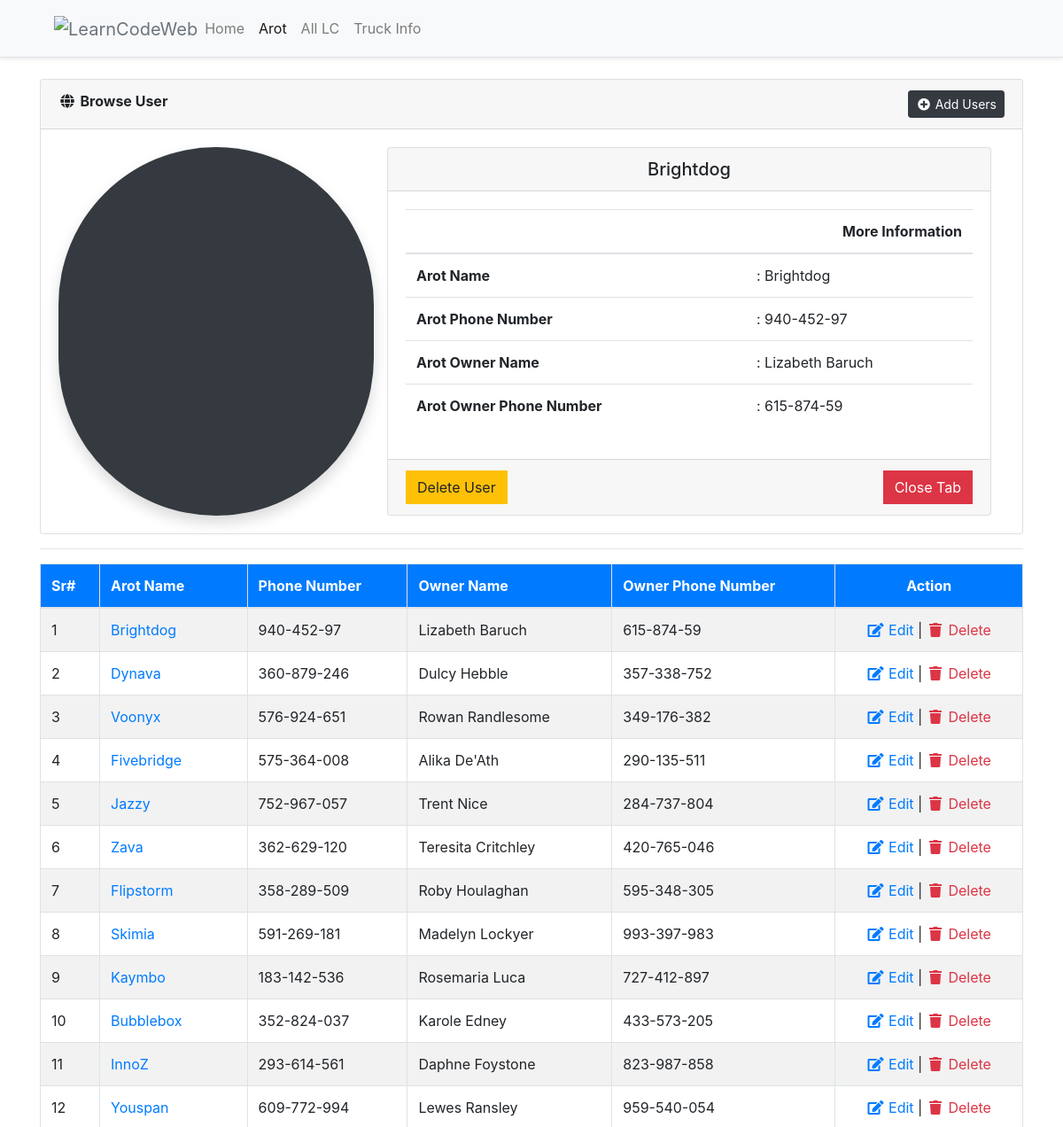
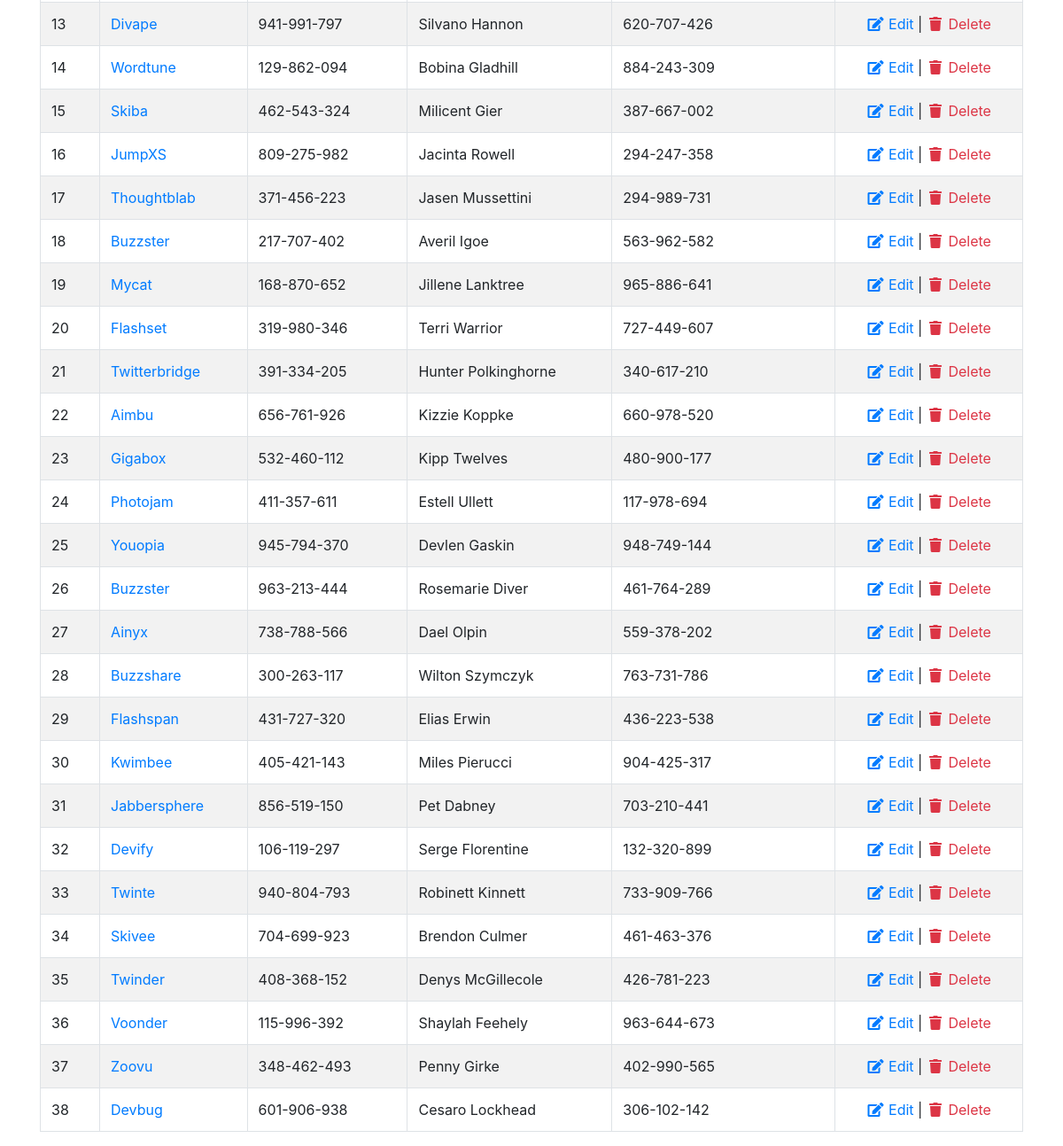
/crud/arot.php?viewid=42, run on the app's committed database (2 pictures, top to bottom).
### tables this page shows
CREATE TABLE `arot_info` (
  `id` int(11) NOT NULL,
  `arot_name` varchar(200) DEFAULT NULL,
  `arot_phone` varchar(11) NOT NULL,
  `arot_address` varchar(99) NOT NULL,
  `arot_owner_name` varchar(50) NOT NULL,
  `arot_owner_phone` varchar(11) NOT NULL,
  `arot_owner_address` varchar(99) NOT NULL
);

### crud/include/Database.php (called while the page is built, shortened)
<?php
class Database{
    protected $pdo;
    public function __construct(\PDO $pdo)
    {
        $this->pdo = $pdo;
        $this->pdo->setAttribute(\PDO::ATTR_ERRMODE, \PDO::ERRMODE_EXCEPTION);
    }
    public function getAllRecords($tableName, $fields='*', $cond='', $orderBy='', $limit='')
    {
        $stmt = $this->pdo->prepare("SELECT $fields FROM $tableName WHERE 1 ".$cond." ".$orderBy." ".$limit);
        $stmt->execute();
        $rows = $stmt->fetchAll(PDO::FETCH_ASSOC);
        return $rows;
    }
    public function getOneRecord($tableName, $fields='*', $field='id', $id='' )
    {
        $stmt = $this->pdo->prepare("SELECT $fields FROM $tableName WHERE ".$field."='".$id."'");
        $stmt->execute();
        $rows = $stmt->fetchAll(PDO::FETCH_ASSOC);
        return $rows;
    }
}
?>

### crud/config.php (called while the page is built, shortened)
<?php
include_once('include/Database.php');
$dsn	= 	"mysql:dbname=".SS_DB_NAME.";host=".SS_DB_HOST."";
$pdo	=	"";
try {
	$pdo = new PDO($dsn, SS_DB_USER, SS_DB_PASSWORD);
}catch (PDOException $e) {
	echo "Connection failed: " . $e->getMessage();
}
$db 	=	new Database($pdo);
?>

### crud/arot.php (the view, shortened to what this page needs)
<?php include('header.php'); ?>
	<?php
	$condition	=	'';
	$userData = $db->getAllRecords('arot_info','*',$condition,'ORDER BY id DESC');
	?>
   	<div class="container">
   		<br>
		<div class="card">
			<div class="card-header"><i class="fa fa-fw fa-globe"></i> <strong>Browse User</strong> <a href="arot_add.php" class="float-right btn btn-dark btn-sm"><i class="fa fa-fw fa-plus-circle"></i> Add Users</a></div>
			<div class="card-body">
				<div class="col-sm-12">
					<?php if (isset($_REQUEST['viewid']) && $_REQUEST['viewid'] != '') {
						$view_user = $db->getOneRecord('arot_info','*','id',$_REQUEST['viewid']);
						?>
						<div class="row">
							<div class="col-md-4 bg-dark d-flex align-items-center rounded-pill shadow">
							</div>
							<div class="col-md-8">
								<div class="card">
									<div class="card-header"><h5 class="card-title mb-0 text-center">Brightdog</h5></div>
									<div class="card-body">
										<table class="table">
											<thead>
												<tr>
													<th class="text-right" scope="col" colspan="2">More Information</th>
												</tr>
											</thead>
											<tbody>
												<tr>
													<th scope="row">Arot Name</th>
													<td>: <?php echo $view_user[0]['arot_name'] ?></td>
												</tr>
												<tr>
													<th scope="row">Arot Phone Number</th>
													<td>: <?php echo $view_user[0]['arot_phone'] ?></td>
												</tr>
												<tr>
													<th scope="row">Arot Owner Name</th>
													<td>: <?php echo $view_user[0]['arot_owner_name'] ?></td>
												</tr>
												<tr>
													<th scope="row">Arot Owner Phone Number</th>
													<td>: <?php echo $view_user[0]['arot_owner_phone'] ?></td>
												</tr>
											</tbody>
										</table>
									</div>
									<div class="card-footer text-muted">
										<a href="#" class="btn btn-warning rounded-0">Delete User</a>
										<a href="arot.php" class="btn btn-danger rounded-0 float-right">Close Tab</a>
									</div>
								</div>
							</div>
						</div>
					<?php } ?>
				</div>
			</div>
		</div>
		<hr>
		<div>
			<table id="myTable" class="table table-striped table-bordered">
				<thead>
					<tr class="bg-primary text-white">
						<th>Sr#</th>
						<th>Arot Name</th>
						<th>Phone Number</th>
						<th>Owner Name</th>
						<th>Owner Phone Number</th>
						<th class="text-center">Action</th>
					</tr>
				</thead>
				<tbody>
					<?php
					$s	=	'';
					foreach($userData as $val){
						$s++;
					?>
					<tr>
						<td><?php echo $s;?></td>
						<td><a href="arot.php?viewid=<?php echo $val['id'] ?>"><?php echo $val['arot_name'];?></a></td>
						<td><?php echo $val['arot_phone'];?></td>
						<td><?php echo $val['arot_owner_name'];?></td>
						<td><?php echo $val['arot_owner_phone'];?></td>
						<td align="center">
							<a href="arot_edit.php?editId=<?php echo $val['id'];?>" class="text-primary"><i class="fa fa-fw fa-edit"></i> Edit</a> |
							<a href="delete.php?delId=<?php echo $val['id'];?>&delType=arotdar" class="text-danger" onClick="return confirm('Are you sure to delete this user?');"><i class="fa fa-fw fa-trash"></i> Delete</a>
						</td>
					</tr>
					<?php } ?>
				</tbody>
			</table>
		</div>
	</div>
</body>
</html>

### crud/header.php (shortened to what this page needs)
<?php include_once('config.php');?>
<!doctype html>
<html lang="en-US" xmlns:fb="https://www.facebook.com/2008/fbml" xmlns:addthis="https://www.addthis.com/help/api-spec"  prefix="og: http://ogp.me/ns#" class="no-js">
<head>
    <link rel="stylesheet" href="https://stackpath.bootstrapcdn.com/bootstrap/4.2.1/css/bootstrap.min.css">
    <link rel="stylesheet" href="https://use.fontawesome.com/releases/v5.6.3/css/all.css">
	<link rel="stylesheet" type="text/css" href="https://cdn.datatables.net/1.10.20/css/jquery.dataTables.min.css">
</head>
<body>
	<div class="bg-light border-bottom shadow-sm sticky-top">
		<div class="container">
			<header class="blog-header py-1">
				<nav class="navbar navbar-expand-lg navbar-light bg-light"> <a class="navbar-brand text-muted p-0 m-0" href="https://learncodeweb.com"><img src='https://learncodeweb.com/wp-content/uploads/2019/01/logo.png' alt='LearnCodeWeb'></a>
					<div class="collapse navbar-collapse" id="navbarSupportedContent">
						<ul class="navbar-nav mr-auto">
							<li itemscope="itemscope" class="<?php echo (basename($_SERVER['PHP_SELF']) == 'index.php') ? 'active':''; ?> nav-item">
								<a title="Home" href="index.php" class="nav-link">Home</a>
							</li>
							<li itemscope="itemscope" class="<?php echo (basename($_SERVER['PHP_SELF']) == 'arot.php') ? 'active':''; ?> nav-item">
								<a title="Home" href="arot.php" class="nav-link">Arot</a>
							</li>
							<li itemscope="itemscope" class="<?php echo (basename($_SERVER['PHP_SELF']) == 'lc.php') ? 'active':''; ?> nav-item">
								<a title="Home" href="lc.php" class="nav-link">All LC</a>
							</li>
							<li itemscope="itemscope" class="<?php echo (basename($_SERVER['PHP_SELF']) == 'truck.php') ? 'active':''; ?> nav-item">
								<a title="Home" href="truck.php" class="nav-link">Truck Info</a>
							</li>
						</ul>
					</div>
				</nav>
			</header>
		</div>
	</div>

### data on the page
arot_info: arot_name "Brightdog", arot_phone "940-452-97", arot_owner_name "Lizabeth Baruch", arot_owner_phone "615-874-59"
arot_info: arot_name "Dynava", arot_phone "360-879-246", arot_owner_name "Dulcy Hebble", arot_owner_phone "357-338-752"
arot_info: arot_name "Voonyx", arot_phone "576-924-651", arot_owner_name "Rowan Randlesome", arot_owner_phone "349-176-382"
arot_info: arot_name "Fivebridge", arot_phone "575-364-008", arot_owner_name "Alika De'Ath", arot_owner_phone "290-135-511"
arot_info: arot_name "Jazzy", arot_phone "752-967-057", arot_owner_name "Trent Nice", arot_owner_phone "284-737-804"
arot_info: arot_name "Zava", arot_phone "362-629-120", arot_owner_name "Teresita Critchley", arot_owner_phone "420-765-046"
arot_info: arot_name "Flipstorm", arot_phone "358-289-509", arot_owner_name "Roby Houlaghan", arot_owner_phone "595-348-305"
arot_info: arot_name "Skimia", arot_phone "591-269-181", arot_owner_name "Madelyn Lockyer", arot_owner_phone "993-397-983"
arot_info: arot_name "Kaymbo", arot_phone "183-142-536", arot_owner_name "Rosemaria Luca", arot_owner_phone "727-412-897"
arot_info: arot_name "Bubblebox", arot_phone "352-824-037", arot_owner_name "Karole Edney", arot_owner_phone "433-573-205"
arot_info: arot_name "InnoZ", arot_phone "293-614-561", arot_owner_name "Daphne Foystone", arot_owner_phone "823-987-858"
arot_info: arot_name "Youspan", arot_phone "609-772-994", arot_owner_name "Lewes Ransley", arot_owner_phone "959-540-054"
arot_info: arot_name "Divape", arot_phone "941-991-797", arot_owner_name "Silvano Hannon", arot_owner_phone "620-707-426"
arot_info: arot_name "Wordtune", arot_phone "129-862-094", arot_owner_name "Bobina Gladhill", arot_owner_phone "884-243-309"
arot_info: arot_name "Skiba", arot_phone "462-543-324", arot_owner_name "Milicent Gier", arot_owner_phone "387-667-002"
arot_info: arot_name "JumpXS", arot_phone "809-275-982", arot_owner_name "Jacinta Rowell", arot_owner_phone "294-247-358"
arot_info: arot_name "Thoughtblab", arot_phone "371-456-223", arot_owner_name "Jasen Mussettini", arot_owner_phone "294-989-731"
arot_info: arot_name "Buzzster", arot_phone "217-707-402", arot_owner_name "Averil Igoe", arot_owner_phone "563-962-582"
arot_info: arot_name "Mycat", arot_phone "168-870-652", arot_owner_name "Jillene Lanktree", arot_owner_phone "965-886-641"
arot_info: arot_name "Flashset", arot_phone "319-980-346", arot_owner_name "Terri Warrior", arot_owner_phone "727-449-607"
arot_info: arot_name "Twitterbridge", arot_phone "391-334-205", arot_owner_name "Hunter Polkinghorne", arot_owner_phone "340-617-210"
arot_info: arot_name "Aimbu", arot_phone "656-761-926", arot_owner_name "Kizzie Koppke", arot_owner_phone "660-978-520"
arot_info: arot_name "Gigabox", arot_phone "532-460-112", arot_owner_name "Kipp Twelves", arot_owner_phone "480-900-177"
arot_info: arot_name "Photojam", arot_phone "411-357-611", arot_owner_name "Estell Ullett", arot_owner_phone "117-978-694"
arot_info: arot_name "Youopia", arot_phone "945-794-370", arot_owner_name "Devlen Gaskin", arot_owner_phone "948-749-144"
arot_info: arot_name "Buzzster", arot_phone "963-213-444", arot_owner_name "Rosemarie Diver", arot_owner_phone "461-764-289"
arot_info: arot_name "Ainyx", arot_phone "738-788-566", arot_owner_name "Dael Olpin", arot_owner_phone "559-378-202"
arot_info: arot_name "Buzzshare", arot_phone "300-263-117", arot_owner_name "Wilton Szymczyk", arot_owner_phone "763-731-786"
arot_info: arot_name "Flashspan", arot_phone "431-727-320", arot_owner_name "Elias Erwin", arot_owner_phone "436-223-538"
arot_info: arot_name "Kwimbee", arot_phone "405-421-143", arot_owner_name "Miles Pierucci", arot_owner_phone "904-425-317"
arot_info: arot_name "Jabbersphere", arot_phone "856-519-150", arot_owner_name "Pet Dabney", arot_owner_phone "703-210-441"
arot_info: arot_name "Devify", arot_phone "106-119-297", arot_owner_name "Serge Florentine", arot_owner_phone "132-320-899"
arot_info: arot_name "Twinte", arot_phone "940-804-793", arot_owner_name "Robinett Kinnett", arot_owner_phone "733-909-766"
arot_info: arot_name "Skivee", arot_phone "704-699-923", arot_owner_name "Brendon Culmer", arot_owner_phone "461-463-376"
arot_info: arot_name "Twinder", arot_phone "408-368-152", arot_owner_name "Denys McGillecole", arot_owner_phone "426-781-223"
arot_info: arot_name "Voonder", arot_phone "115-996-392", arot_owner_name "Shaylah Feehely", arot_owner_phone "963-644-673"
arot_info: arot_name "Zoovu", arot_phone "348-462-493", arot_owner_name "Penny Girke", arot_owner_phone "402-990-565"
arot_info: arot_name "Devbug", arot_phone "601-906-938", arot_owner_name "Cesaro Lockhead", arot_owner_phone "306-102-142"
